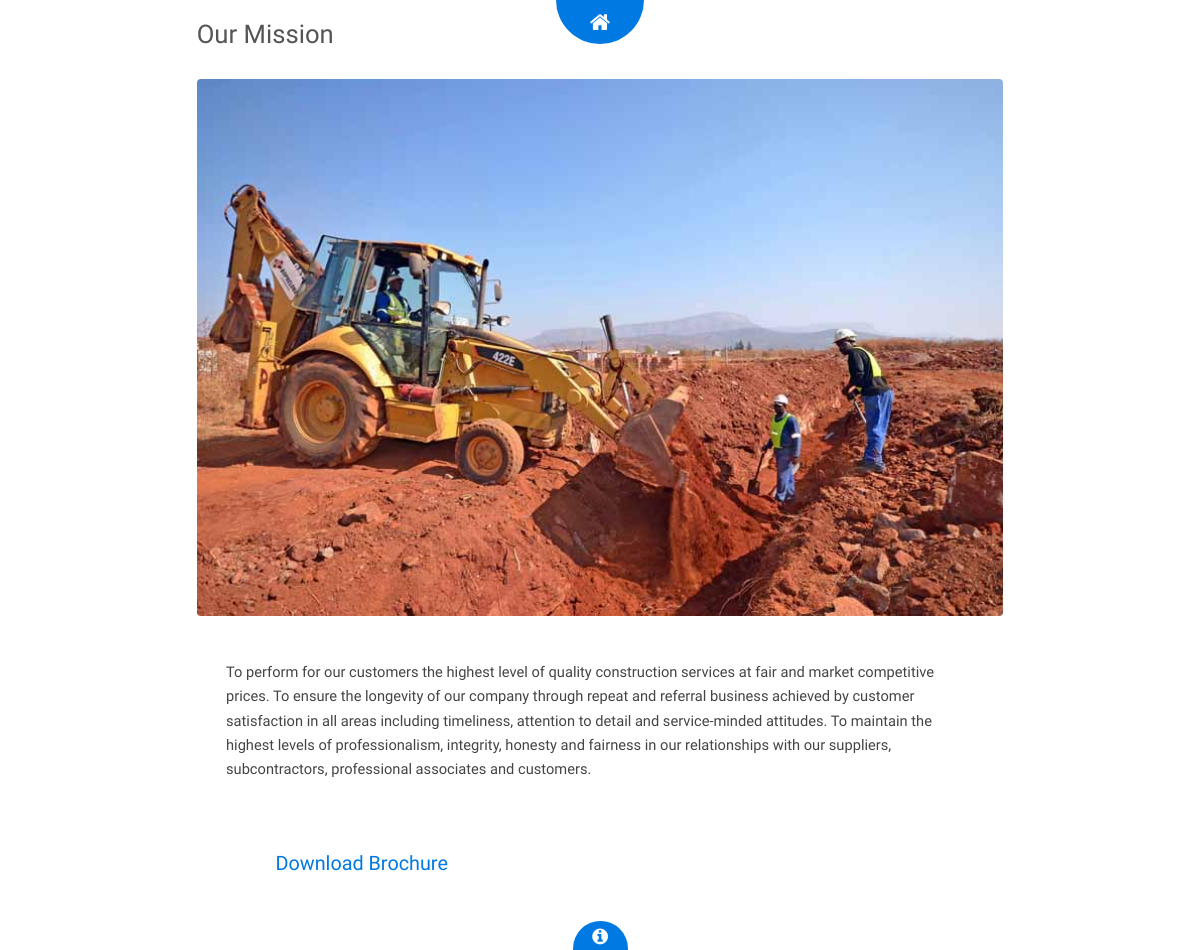
/detail_hor/7, run on the app's committed database.
### loader/models.py (models this page shows, shortened)
class Content(models.Model):
    page = models.IntegerField()
    title = models.CharField(max_length=50)
    image = models.ImageField()
    info = models.TextField()
    download = models.FileField(upload_to='document/s', blank=True)

### loader/views.py (the view)
# urls.py: path('detail_hor/<int:page>', views.detail_1, name='detail_hor'),
def detail_1(request, page):
    data = Content.objects.get(pk=page)
    context = {'info': data}
    return render(request, 'Page/detail01.html', context)

### templates/Page/detail01.html (shortened to what this page needs)
{% extends "base.html" %}
{% load staticfiles %}
{% block content %}
			<header id="header" class="preview">
				<div class="inner">
					<a href="{% url 'home' %}" class="button hidden"><span>Home</span></a>
				</div>
			</header>
			<div id="preview">
				<div class="inner">
						<header>
							<h2> {{ info.title }} </h2>
						</header>
					<div class="image fit">
						<img src="{{ info.image.url }}" alt="" />
					</div>
					<div class="content">
						<p> {{ info.info }} </p><br/>
						<a href="#" class="button big alt"><span>Download Brochure</span></a>
					</div>
				</div>
			</div>
{% endblock %}

### data on the page
Content: title "Our Mission", image (picture), info "To perform for our customers the highest level of quality construction services at fair and market competitive prices. To ensure the longevity of our company through repeat and referral business achieved by customer satisfaction in all areas including timeliness, attention to detail and service-minded attitudes. To maintain the highest levels of professionalism, integrity, honesty and fairness in our relationships with our suppliers, subcontractors, professional associates and customers."
